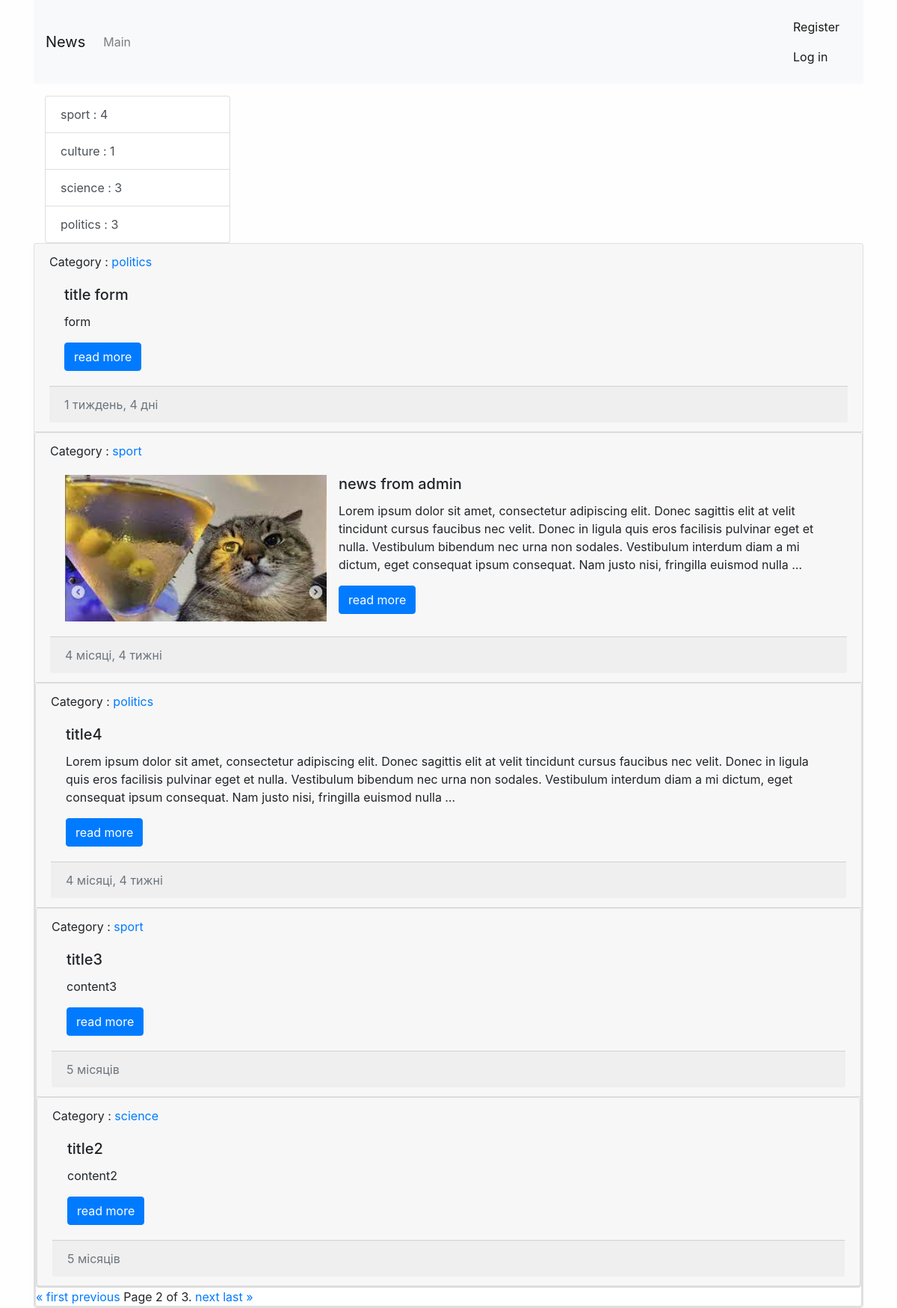
Screenshot of /?page=2 with the database file from the repository.
### news/models.py (models this page shows, shortened)
class Category(models.Model):
    title = models.CharField(max_length=150, db_index=True, verbose_name="category name")
    def __str__(self):
        return self.title
    def get_absolute_url(self):
        context = {
            "category_id": self.pk
        }
        return reverse('category', kwargs=context)
    class Meta(object):
        verbose_name = 'category'
        verbose_name_plural = 'categories'
        ordering = ['title']

class News(models.Model):
    title = models.CharField(max_length=32, verbose_name="news title")
    content = models.TextField(blank=True, verbose_name="news content")
    created_at = models.DateTimeField(auto_now_add=True)
    updated_at = models.DateTimeField(auto_now=True)
    photo = models.ImageField(upload_to='photos/%Y/%m/%d', blank="True")
    is_published = models.BooleanField(default=True)
    category = models.ForeignKey('Category', on_delete=models.PROTECT)
    def get_absolute_url(self):
        context = {
            "pk": self.pk
        }
        return reverse('view_news', kwargs=context)
    class Meta(object):
        verbose_name = "news"
        verbose_name_plural = "news"
        ordering = ['-created_at']

### news/views.py (the view)
# urls.py: path('', cache_page(60)(HomeNews.as_view()), name="home"),
class HomeNews(ListView):
    model = News
    template_name = 'news/home_news_list.html'
    context_object_name = 'news'
    paginate_by = 5
    def get_context_data(self, *, object_list=None, **kwargs):
        context = super().get_context_data(**kwargs)
        context['title'] = "Main page"
        return context
    def get_queryset(self):
        return News.objects.filter(is_published=True).select_related('category')

### news/templatetags/news_tags.py (called while the page is built)
@register.inclusion_tag('news/list_categories.html')
def show_categories():
    categories = Category.objects.annotate(cnt=Count('news', filter=F('news__is_published'))).filter(cnt__gt=0)
    context = {
        'categories': categories,
    }
    return context

### news/templates/news/home_news_list.html (shortened to what this page needs)
{% extends "base.html" %}
{% block sidebar %}
{% include 'inc/_sidebar.html' %}
{% endblock %}
{% block content %}
  <div class="col md=9">
        {% for item in news %}
        <div class="card mb=10 mt=10">
          <div class="card-header">
            Category : <a href="{{item.category.get_absolute_url}}">{{item.category}} </a>
          <div class="card-body">
            <div class="media">
              {% if item.photo %}
              <img src="{{ item.photo.url }}" alt="" width="350" class="mr-3">
              {% endif %}
              <div class="media-body">
                <h5 class="card-title">{{item.title}} </h5>
                {% autoescape off %}
                <p class="card-text">{{item.content|truncatewords:50}}</p>
                {% endautoescape %}
                <a href="{{item.get_absolute_url}}" class="btn btn-primary">read more</a>
              </div>
            </div>
          </div>
          <div class="card-footer text-muted">
            {{item.created_at |timesince}}
          </div>
        </div>
        {% endfor %}
        </div>
    </div>
{% endblock %}

### templates/base.html (shortened to what this page needs)
<!doctype html>
{% load static %}
{% load cache %}
<html lang="en">
  <head>
    <link href="{% static 'bootstrap/css/bootstrap.min.css' %}" rel="stylesheet" >
    <link href="{% static 'css/style.css' %}" rel="stylesheet" >
  </head>
  <body>
  {% include "inc/_nav.html" %}
    <div class="container mt-3">
      <div class="row">
        <div class="container">
        {% block sidebar %}{% endblock %}
        </div>
        {% block content %}
        {% endblock %}
        {% if page_obj.has_other_pages %}
        <div class="pagination">
            <span class="step-links">
                {% if page_obj.has_previous %}
                    <a href="?page=1">&laquo; first</a>
                    <a href="?p age={{ page_obj.previous_page_number }}">previous</a>
                {% endif %}
                <span class="current">
                    Page {{ page_obj.number }} of {{ page_obj.paginator.num_pages }}.
                </span>
                {% if page_obj.has_next %}
                    <a href="?page={{ page_obj.next_page_number }}">next</a>
                    <a href="?page={{ page_obj.paginator.num_pages }}">last &raquo;</a>
                {% endif %}
            </span>
        </div>
        {% endif %}
      </div>
    </div>
  </div>
  </body>
</html>

### templates/inc/_nav.html (shortened to what this page needs)
<div class="container ml=100 ">
    <nav class="navbar navbar-expand-lg navbar-light bg-light">
      <a class="navbar-brand" href="{% url 'home' %}">News</a>
      <div class="collapse navbar-collapse" id="navbarSupportedContent">
        <ul class="navbar-nav mr-auto">
          <li class="nav-item">
            <a class="nav-link" href="{% url 'home' %}">Main</a>
          </li>
        </ul>
        <span class="navbar-text">
          {% if request.user.is_authenticated %}
          Welcome, {{ user.username }} | <a href="{% url 'logout' %}">Log out</a>
          {% else %}
          <a class="nav-link" href="{% url 'register' %}">Register</a>
          <a class="nav-link" href="{% url 'login' %}">Log in</a>
          {% endif %}
        </span>
      </div>
    </nav>
</div>

### templates/inc/_sidebar.html (shortened to what this page needs)
{% load news_tags %}
{% show_categories %}

### news/templates/news/list_categories.html
<div class="col-md-3">
  <div class="list-group">
    {% for item in categories %}
    <a href="{{ item.get_absolute_url }}" class="list-group-item list-group-item-action">{{item.title}} : {{item.cnt}}</a>
    {% endfor %}
  </div>
</div>

### mysite/static/css/style.css (style rules this page uses)
body { background-color: #fefefe; }

### rows the page displays
Category: title "sport", cnt "4"
Category: title "culture", cnt "1"
Category: title "science", cnt "3"
Category: title "politics", cnt "3"
News: category "politics", title "title form", content "form", created_at "1 тиждень, 4 дні"
News: category "sport", photo (picture), title "news from admin", content "Lorem ipsum dolor sit amet, consectetur adipiscing elit. Donec sagittis elit at velit tincidunt cursus faucibus nec velit. Donec in ligula quis eros facilisis pulvinar eget et nulla. Vestibulum bibendum nec urna non sodales. Vestibulum interdum diam a mi dictum, eget consequat ipsum consequat. Nam justo nisi, fringilla euismod nulla …", created_at "4 місяці, 4 тижні"
News: category "politics", title "title4", content "Lorem ipsum dolor sit amet, consectetur adipiscing elit. Donec sagittis elit at velit tincidunt cursus faucibus nec velit. Donec in ligula quis eros facilisis pulvinar eget et nulla. Vestibulum bibendum nec urna non sodales. Vestibulum interdum diam a mi dictum, eget consequat ipsum consequat. Nam justo nisi, fringilla euismod nulla …", created_at "4 місяці, 4 тижні"
News: category "sport", title "title3", content "content3", created_at "5 місяців"
News: category "science", title "title2", content "content2", created_at "5 місяців"

### other values shown
{{ page_obj.number }} "2"
{{ page_obj.paginator.num_pages }} "3"
